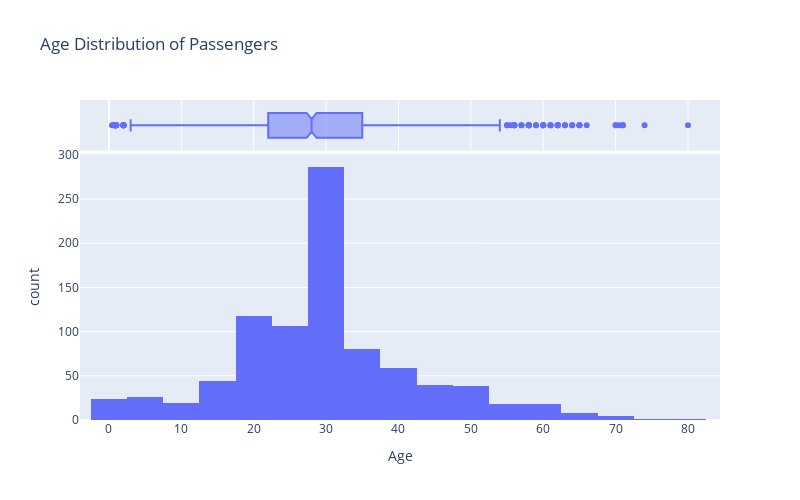

The notebook cell this image was saved under:
### Markdown cell above
## Age Distribution of Passengers

### Code cell
plt.figure(figsize=(8, 5))
sns.histplot(titanic['Age'], bins=30, kde=True)
plt.title('Age Distribution of Passengers')
plt.xlabel('Age')
plt.ylabel('Frequency')
plt.show()

fig = px.histogram(titanic, x='Age', nbins=30, marginal="box", title='Age Distribution of Passengers', width=800, height=500)
fig.show()

### Figure 1 — Plotly figure (JSON) as saved in the notebook; plotly's stock layout.template omitted (floating-point values rounded to 4 significant figures; data arrays with more than 128 entries replaced by an {"elided": "..."} marker saying what was removed)
{"data": [{"bingroup": "x", "hovertemplate": "Age=%{x}<br>count=%{y}<extra></extra>", "legendgroup": "", "marker": {"color": "#636efa", "pattern": {"shape": ""}}, "name": "", "nbinsx": 30, "orientation": "v", "showlegend": false, "type": "histogram", "x": {"elided": "891 float values"}, "xaxis": "x", "yaxis": "y"}, {"hovertemplate": "Age=%{x}<extra></extra>", "legendgroup": "", "marker": {"color": "#636efa"}, "name": "", "notched": true, "showlegend": false, "type": "box", "x": {"elided": "891 float values"}, "xaxis": "x2", "yaxis": "y2"}], "layout": {"barmode": "relative", "height": 500, "legend": {"tracegroupgap": 0}, "title": {"text": "Age Distribution of Passengers"}, "width": 800, "xaxis": {"anchor": "y", "domain": [0, 1], "title": {"text": "Age"}}, "xaxis2": {"anchor": "y2", "domain": [0, 1], "matches": "x", "showgrid": true, "showticklabels": false}, "yaxis": {"anchor": "x", "domain": [0, 0.8316], "title": {"text": "count"}}, "yaxis2": {"anchor": "x2", "domain": [0.8416, 1], "matches": "y2", "showgrid": false, "showline": false, "showticklabels": false, "ticks": ""}}}
